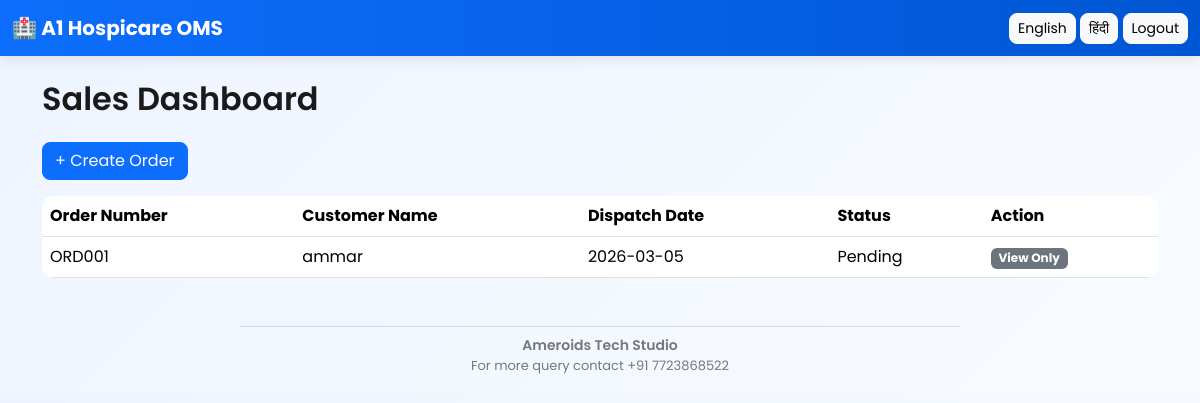
The app's page /sales (signed in) with its own data.
### models_new.py (models this page shows)
class Order(db.Model):
    id = db.Column(db.Integer, primary_key=True)
    order_number = db.Column(db.String(50), unique=True)
    customer_name = db.Column(db.String(200))
    place_of_supply = db.Column(db.String(200))
    order_date = db.Column(db.Date)
    dispatch_date = db.Column(db.Date)
    delivery_time = db.Column(db.String(50))
    sales_person = db.Column(db.String(100))
    status = db.Column(db.String(50), default="Pending")
    updated_at = db.Column(db.DateTime)
    completed_by = db.Column(db.String(100))
    completed_time = db.Column(db.DateTime)

### app.py (the view)
@app.route("/sales")
@login_required
def sales_dashboard():
    delete_old_completed_orders()
    orders = Order.query.order_by(Order.order_date.desc()).all()
    return render_template("sales_dashboard.html", orders=orders)

### app.py (called while the page is built)
def delete_old_completed_orders():
    three_days_ago = datetime.now() - timedelta(days=3)
    old_orders = Order.query.filter(
        Order.status == "Completed",
        Order.completed_time <= three_days_ago
    ).all()
    for order in old_orders:
        OrderItem.query.filter_by(order_id=order.id).delete()
        db.session.delete(order)
    db.session.commit()

@app.context_processor
def inject_translations():
    lang = session.get("lang", "en")
    return dict(translations=translations, lang=lang)

@login_manager.user_loader
def load_user(user_id):
    return User.query.get(int(user_id))

### templates/sales_dashboard.html
{% extends "base.html" %}
{% block content %}
<h2 class="mb-4">{{ translations["sales_dashboard"][lang] }}</h2>
<a href="/create_order" class="btn btn-primary mb-3">
+ {{ translations["create_order"][lang] }}
</a>
<table class="table table-hover align-middle">
<tr>
<th>{{ translations["order_number"][lang] if translations.get("order_number") else "Order Number" }}</th>
<th>{{ translations["customer_name"][lang] }}</th>
<th>{{ translations["dispatch_date"][lang] }}</th>
<th>{{ translations["status"][lang] if translations.get("status") else "Status" }}</th>
<th>{{ translations["action"][lang] if translations.get("action") else "Action" }}</th>
</tr>
{% for order in orders %}
<tr>
<td>{{ order.order_number }}</td>
<td>{{ order.customer_name }}</td>
<td>{{ order.dispatch_date }}</td>
<td>{{ order.status }}</td>
<td>
{% if current_user.username == order.sales_person %}
<a href="/edit_order/{{ order.id }}" class="btn btn-warning btn-sm">
Edit
</a>
{% else %}
<span class="badge bg-secondary">View Only</span>
{% endif %}
</td>
</tr>
{% endfor %}
</table>
{% endblock %}

### templates/base.html (style rules this page uses)
body { font-family: 'Poppins', sans-serif; background: linear-gradient(135deg, #eef4ff, #f8fbff); }
.table { border-radius: 12px; overflow: hidden; }
.btn { border-radius: 8px; transition: 0.2s ease; }
h2 { font-weight: 600; color: #1a1a1a; }

### records on screen
Order: order_number "ORD001", customer_name "ammar", dispatch_date "2026-03-05", status "Pending", sales_person "View Only"

### other values on screen
{{ translations["sales_dashboard"][lang] }} "Sales Dashboard"
{{ translations["create_order"][lang] }} "Create Order"
{{ translations["customer_name"][lang] }} "Customer Name"
{{ translations["dispatch_date"][lang] }} "Dispatch Date"
